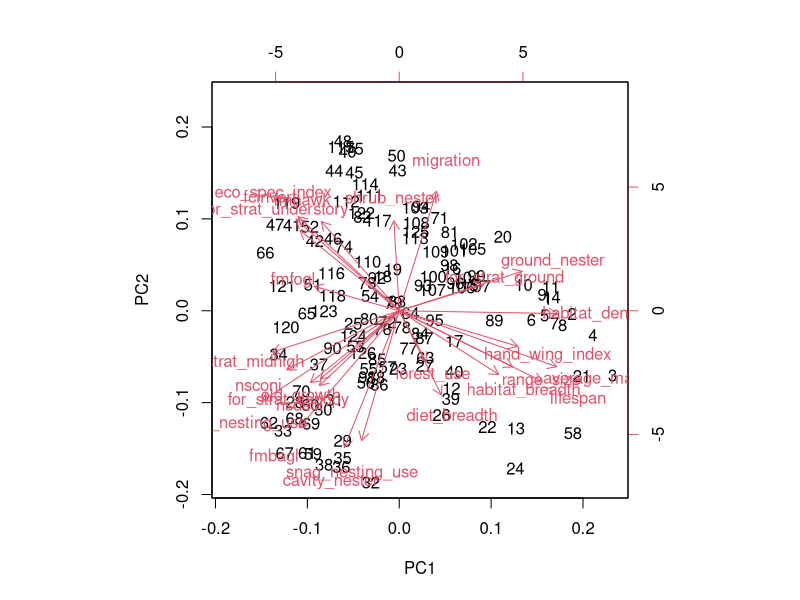
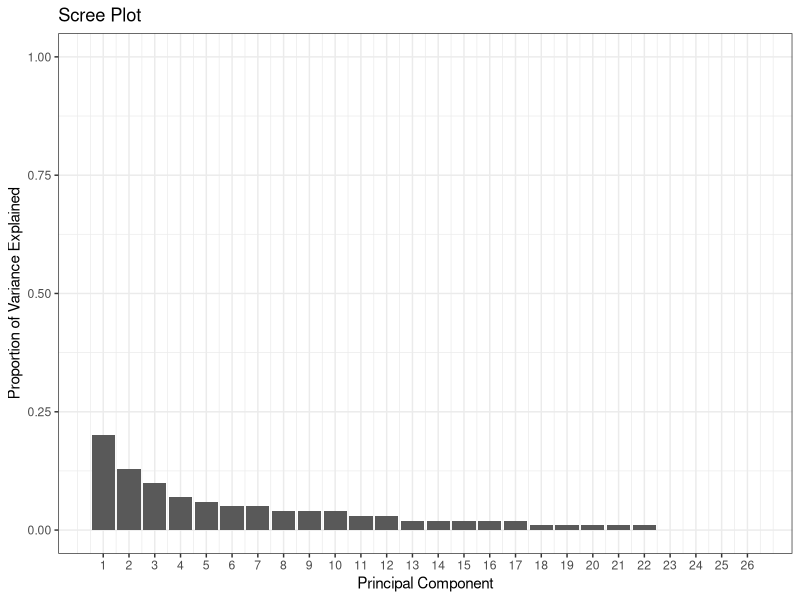
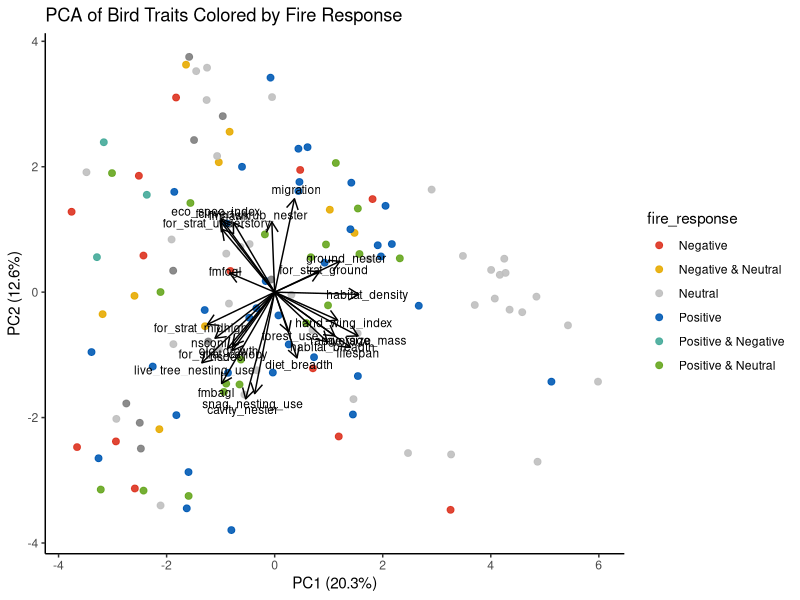
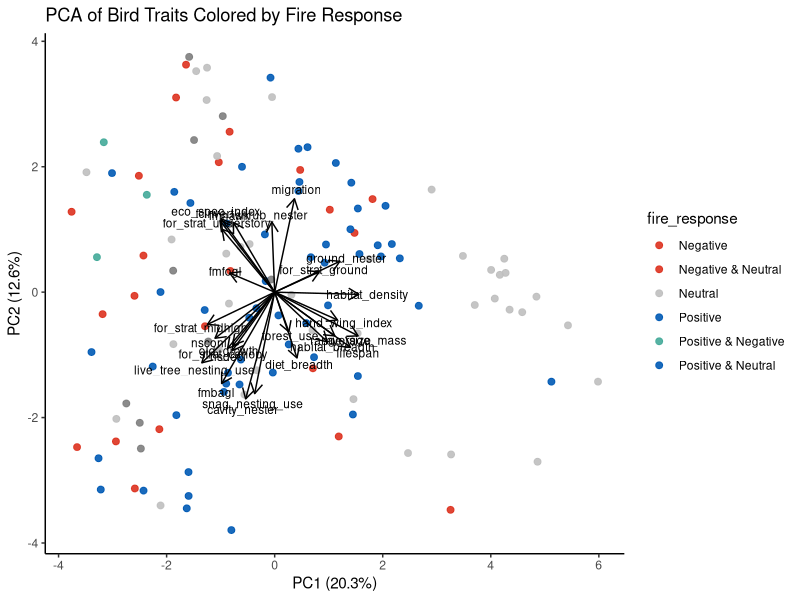
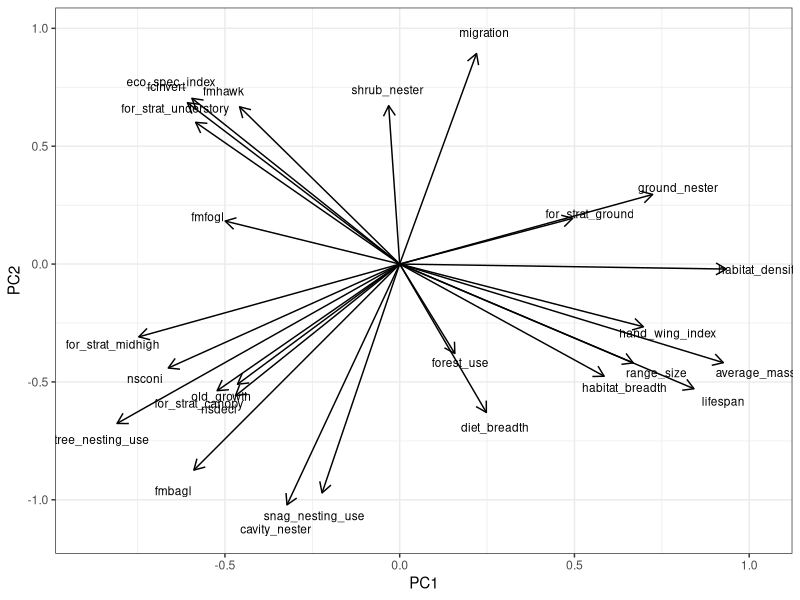
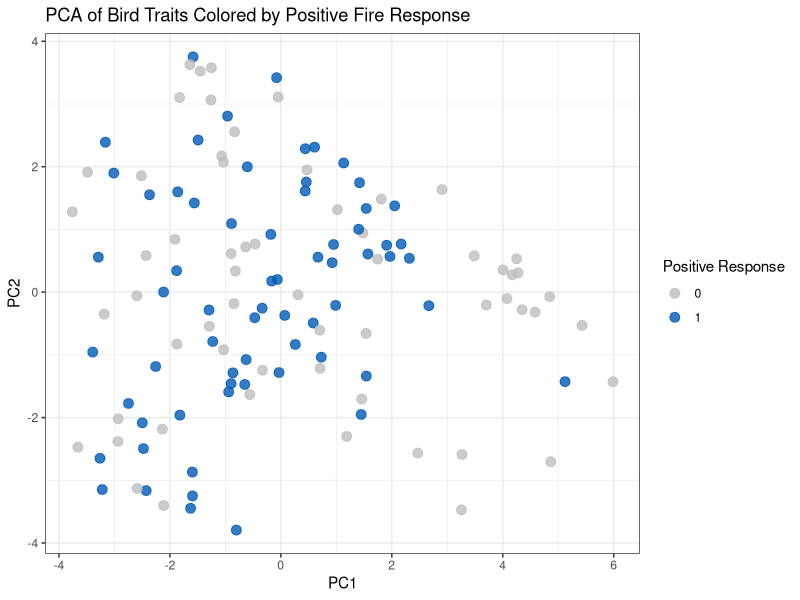
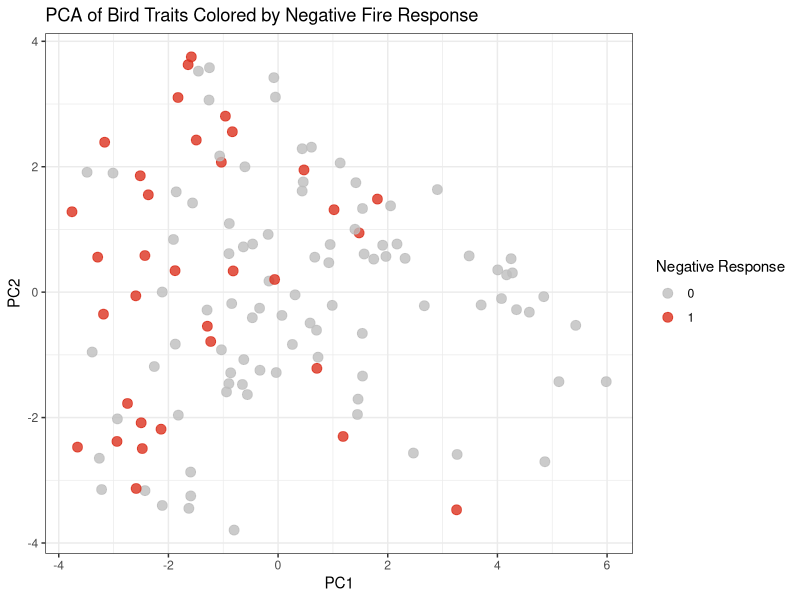
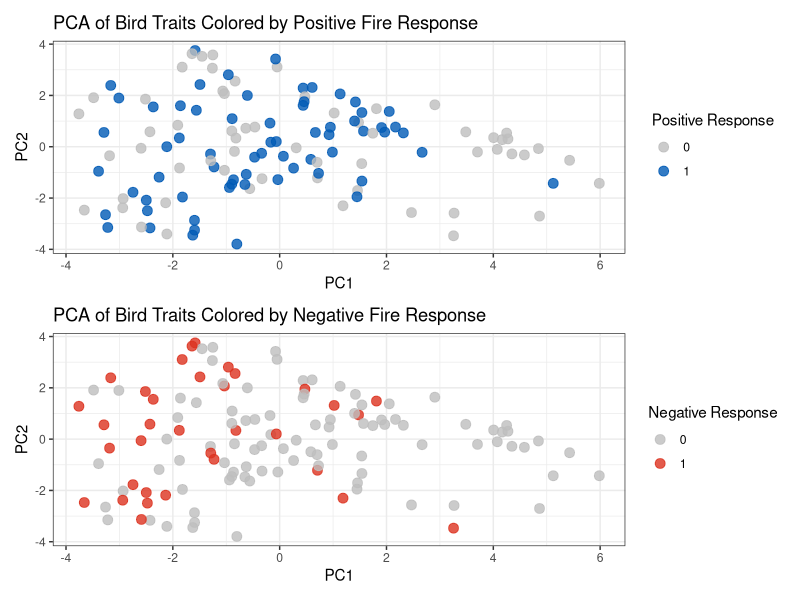

Write the R code that produced these figures, in order.
## ---- chunk 1
library(here)
library(tidyverse)
library(patchwork)
## ---- chunk 2
traits <- read.csv(here("Data", "cleaned", "BC_bird_traits.csv"))
traits$habitat_density[traits$habitat_density == "dense"] <- 1
traits$habitat_density[traits$habitat_density == "semiopen"] <- 2
traits$habitat_density[traits$habitat_density == "open"] <- 3
traits <- traits %>% 
   mutate(cavity_nester = ifelse(nest_category == "cavity", 1, 0),
          ground_nester = ifelse(most_common_nesting_location == "ground", 1, 0),
          shrub_nester = ifelse(most_common_nesting_location == "shrub", 1, 0)) %>%
    mutate(habitat_density = as.numeric(habitat_density)) 


##
positive_short <- c("Acorn Woodpecker", "American Kestrel", "American Robin", "American Three-toed Woodpecker", "Black-backed Woodpecker", "Black-capped Chickadee", "Black-throated Gray Warbler", "Brewer's Blackbird", "Brewer's Sparrow", "Brown Creeper", "Canada Jay", "Cassin's Finch", "Cedar Waxwing", "Chestnut-sided Warbler", "Chipping Sparrow", "Connecticut Warbler", "Dark-eyed Junco", "Downy Woodpecker", "Dusky Flycatcher", "Eastern Bluebird", "Fox Sparrow", "Green-tailed Towhee", "Hairy Woodpecker", "Hermit Thrush", "Hermit Warbler", "Northern House Wren", "Lazuli Bunting", "Least Flycatcher", "Lewis's Woodpecker", "Lincoln's Sparrow", "MacGillivray's Warbler", "Mountain Bluebird", "Mountain Chickadee", "Mountain Quail", "Nashville Warbler", "Northern Flicker", "Northern Pygmy-Owl", "Olive-sided Flycatcher", "Pine Siskin", "Redpoll", "Red-breasted Nuthatch", "Red-winged Blackbird", "Rock Wren", "Rufous Hummingbird", "Savannah Sparrow", "Say's Phoebe", "Song Sparrow", "Spotted Towhee", "Steller's Jay", "Tennessee Warbler", "Townsend's Solitaire","Tree Swallow", "Turkey Vulture", "Veery", "Warbling Vireo", "Western Bluebird", "Western Screech-Owl", "Western Tanager", "Western Wood-Pewee", "White-breasted Nuthatch", "White-crowned Sparrow", "White-headed Woodpecker", "White-throated Sparrow", "Winter Wren", "Yellow-bellied Sapsucker", "Yellow-rumped Warbler")
missing_names <- positive_short[!(positive_short %in% traits$common_name)] #do all these names appear in the BC list?

negative_short <- c("Alder Flycatcher", "Barred Owl", "Black-headed Grosbeak", "Black-throated Gray Warbler", "Blue-headed Vireo", "Boreal Chickadee", "Brown Creeper", "Cassin's Vireo", "Chestnut-backed Chickadee", "Common Yellowthroat", "Dusky Flycatcher", "Golden-crowned Kinglet", "Great Horned Owl", "Hermit Thrush", "Hermit Warbler", "MacGillivray's Warbler", "Mountain Chickadee", "Nashville Warbler", "Northern Saw-whet Owl", "Northern Waterthrush", "Orange-crowned Warbler", "Ovenbird", "Pygmy Nuthatch", "Red-breasted Nuthatch", "Red-eyed Vireo", "Red-naped Sapsucker", "Ruby-crowned Kinglet", "Ruffed Grouse", "Ruby-crowned Kinglet", "Swainson's Thrush", "Swamp Sparrow", "Townsend's Warbler", "Warbling Vireo", "Western Wood-Pewee", "Yellow-rumped Warbler")
missing_names <- negative_short[!(negative_short %in% traits$common_name)] #do all these names appear in the BC list?

null_short <- c("American Goldfinch", "American Robin", "American Wigeon", "Black-capped Chickadee", "Black-headed Grosbeak", "Bufflehead", "Brown Creeper", "Brown-headed Cowbird", "Calliope Hummingbird", "Canvasback", "Cassin's Finch", "Cedar Waxwing", "Chipping Sparrow", "Clark's Nutcracker", "Common Merganser", "Common Raven", "Common Yellowthroat", "Dark-eyed Junco", "Downy Woodpecker", "Dusky Flycatcher", "Eastern Phoebe", "Evening Grosbeak", "Fox Sparrow",  "Greater Scaup", "Green-winged Teal", "Hammond's Flycatcher", "Hermit Thrush", "House Finch", "Lesser Scaup", "Lincoln's Sparrow", "MacGillivray's Warbler", "Mallard", "Marsh Wren", "Mountain Chickadee", "Mourning Dove", "Nashville Warbler", "Northern Pintail", "Northern Shoveler", "Northern Waterthrush", "Olive-sided Flycatcher", "Orange-crowned Warbler", "Pacific Wren", "Pine Grosbeak", "Pine Siskin", "Pileated Woodpecker", "Red Crossbill", "Red-breasted Merganser", "Red-breasted Nuthatch", "Red-naped Sapsucker", "Red-tailed Hawk", "Ring-necked Duck", "Rock Wren", "Ruby-crowned Kinglet", "Ruffed Grouse", "Rufous Hummingbird", "Song Sparrow", "Spotted Sandpiper", "Steller's Jay", "Surf Scoter", "Swainson's Thrush", "Townsend's Warbler", "Varied Thrush", "Violet-green Swallow", "Warbling Vireo", "Western Tanager", "White-breasted Nuthatch", "White-crowned Sparrow", "White-winged Scoter", "Willow Flycatcher", "Wilson's Warbler", "Williamson's Sapsucker", "Winter Wren", "Yellow Warbler", "Yellow-bellied Flycatcher", "Yellow-rumped Warbler")
missing_names <- null_short[!(null_short %in% traits$common_name)] #do all these names appear in the BC list?

traits$positive_short <- ifelse(traits$common_name %in% positive_short, 1, NA)
traits$negative_short <- ifelse(traits$common_name %in% negative_short, 1, NA)
traits$null_short <- ifelse(traits$common_name %in% null_short, 1, NA)


traits <- traits %>%
    filter(!if_all(c(positive_short, negative_short, null_short), is.na)) %>% 
    mutate(across(c(positive_short, negative_short, null_short), ~replace_na(.x, 0)))
## ---- chunk 3
trait.pca <- traits %>% select(common_name, where(is.numeric), -elevational_range,-positive_short, -negative_short, -null_short, -nest_tree_use, -kipps_distance, -repro_age, -clutches_per_year)

# trait_list <- trait.pca 
# trait_list <- trait_list[1, ]
# write.csv(trait_list, here("Data", "cleaned", "traits.for.pca.csv"), row.names = FALSE)


pca_result <- prcomp(trait.pca[,-1], scale = T) #scale the variables!
##
pca_result$rotation
pca_result$x

biplot(pca_result)

pca_loadings <- as.data.frame(pca_result$rotation) %>% select(1:10)

summary(pca_result)
VE <- pca_result$sdev^2
PVE <- VE / sum(VE)
PVE <- round(PVE, 2)

pve_df <- data.frame(
  PC = 1:length(PVE),
  PVE = PVE
)

(scree <- ggplot(pve_df, aes(x = PC, y = PVE)) +
  geom_col() +
  xlab("Principal Component") +
  ylab("Proportion of Variance Explained") +
  ggtitle("Scree Plot") +
  ylim(0, 1) +
    theme_bw()+
  scale_x_continuous(breaks = 1:length(PVE)))
ggsave(here("Figures", "PCA", "scree plot.short.png"), plot = scree, width = 8, height =8)


##
pca_df <- as.data.frame(pca_result$x) %>%
  bind_cols(traits %>% select(common_name, positive_short, negative_short, null_short))
pca_df <- pca_df %>%
  mutate(fire_response = case_when(
    positive_short == 1 & negative_short == 0 & null_short == 0 ~ "Positive",
    positive_short == 0 & negative_short == 1 & null_short == 0 ~ "Negative",
    positive_short == 0 & negative_short == 0 & null_short == 1 ~ "Neutral",
    positive_short == 1 & negative_short == 1 & null_short == 0 ~ "Positive & Negative",
    positive_short == 1 & null_short == 1 & negative_short == 0 ~ "Positive & Neutral",
    negative_short == 1 & null_short == 1 & positive_short == 0 ~ "Negative & Neutral",
    TRUE ~ "None"
  ))

loadings <- as.data.frame(pca_result$rotation)  # columns = PCs, rows = traits
loadings$trait <- rownames(loadings)

# Optional: scale arrows for visualization
arrow_multiplier <- 5  # adjust to make arrows visible
loadings <- loadings %>%
  mutate(PC1_arrow = PC1 * arrow_multiplier,
         PC2_arrow = PC2 * arrow_multiplier)


(f1 <- ggplot(pca_df, aes(PC1, PC2, color = fire_response)) +
  geom_point(size = 2, alpha = 0.9) +
  theme_classic() +
  labs(
    title = "PCA of Bird Traits Colored by Fire Response",
    x = paste0("PC1 (", round(summary(pca_result)$importance[2,1]*100, 1), "%)"),
    y = paste0("PC2 (", round(summary(pca_result)$importance[2,2]*100, 1), "%)")
  ) +
   geom_segment(data = loadings,
               aes(x = 0, y = 0, xend = PC1_arrow, yend = PC2_arrow),
               arrow = arrow(length = unit(0.3, "cm")),
               color = "black") +
  geom_text(data = loadings,
            aes(x = PC1_arrow * 1.1, y = PC2_arrow * 1.1, label = trait),
            color = "black", size = 3, hjust = 0.5, vjust = 0.5) +
  scale_color_manual(values = c(
    "Positive" = "#005AB5",
    "Negative" = "#DC3220",
    "Neutral" = "grey",
    "Positive & Negative" = "#44AA99",
    "Positive & Neutral" = "#66a61e",
    "Negative & Neutral" = "#e6ab02"
  )))
(f1.1 <- ggplot(pca_df, aes(PC1, PC2, color = fire_response)) +
  geom_point(size = 2, alpha = 0.9) +
  theme_classic() +
  labs(
    title = "PCA of Bird Traits Colored by Fire Response",
    x = paste0("PC1 (", round(summary(pca_result)$importance[2,1]*100, 1), "%)"),
    y = paste0("PC2 (", round(summary(pca_result)$importance[2,2]*100, 1), "%)")
  ) +
   geom_segment(data = loadings,
               aes(x = 0, y = 0, xend = PC1_arrow, yend = PC2_arrow),
               arrow = arrow(length = unit(0.3, "cm")),
               color = "black") +
  geom_text(data = loadings,
            aes(x = PC1_arrow * 1.1, y = PC2_arrow * 1.1, label = trait),
            color = "black", size = 3, hjust = 0.5, vjust = 0.5) +
  scale_color_manual(values = c(
    "Positive" = "#005AB5",
    "Negative" = "#DC3220",
    "Neutral" = "grey",
    "Positive & Negative" = "#44AA99",
    "Positive & Neutral" = "#005AB5",
    "Negative & Neutral" = "#DC3220"
  )))

# ggplot(pca_df, aes(x = PC1, y = PC2, group = common_name)) +
#       geom_point() + # Add points for individual data points
#       stat_ellipse(level = 0.95, type = "t") + # Add 95% confidence ellipses based on a t-distribution
#       labs(title = "PCA Plot with Confidence Ellipses",
#            x = "Principal Component 1",
#            y = "Principal Component 2") +
#       theme_minimal()
## ---- chunk 4
arrow_multiplier <- 3
loadings <- loadings %>%
  mutate(PC1_arrow = PC1 * arrow_multiplier,
         PC2_arrow = PC2 * arrow_multiplier)

# Plot
(f2 <- ggplot() +
  geom_segment(data = loadings,
               aes(x = 0, y = 0, xend = PC1_arrow, yend = PC2_arrow),
               arrow = arrow(length = unit(0.3, "cm")),
               color = "black") +
  geom_text(data = loadings,
            aes(x = PC1_arrow * 1.1, y = PC2_arrow * 1.1, label = trait),
            color = "black", size = 3) +
  theme_bw() +
  labs(x = "PC1", y = "PC2"))
ggsave(here("Figures", "PCA", "pca loadings.short.png"), plot = f2, width = 10, height =8)
## ---- chunk 5
pca_scores <- as.data.frame(pca_result$x)
pca_scores$common_name <- traits$common_name
pca_scores$positive <- traits$positive
pca_scores$negative <- traits$negative
pca_scores$null <- traits$null

# 3️⃣ ggplot biplot colored by positive
(f3 <- ggplot(pca_scores, aes(x = PC1, y = PC2, color = factor(positive))) +
  geom_point(size = 3, alpha = 0.8) +
  scale_color_manual(values = c("0" = "grey", "1" = "#005AB5")) +
  theme_bw() +
  labs(color = "Positive Response", x = "PC1", y = "PC2",
       title = "PCA of Bird Traits Colored by Positive Fire Response"))
(f4 <- ggplot(pca_scores, aes(x = PC1, y = PC2, color = factor(negative))) +
  geom_point(size = 3, alpha = 0.8) +
  scale_color_manual(values = c("0" = "grey", "1" = "#DC3220")) +
  theme_bw() +
  labs(color = "Negative Response", x = "PC1", y = "PC2",
       title = "PCA of Bird Traits Colored by Negative Fire Response"))

(pos.neg <- f3/f4)
ggsave(here("Figures", "PCA", "pca by response.png"), plot = pos.neg, width = 8, height =10)


##
(f5 <- ggplot(pca_scores, aes(x = PC1, y = PC2, color = factor(positive))) +
  geom_point(size = 3, alpha = 0.8) +
  scale_color_manual(values = c("0" = "grey", "1" = "#005AB5")) +
  theme_bw() +
  geom_text(aes(label = common_name), size = 3) +
  labs(color = "Positive Response", x = "PC1", y = "PC2",
       title = "PCA of Bird Traits Colored by Positive Fire Response"))
(f6 <- ggplot(pca_scores, aes(x = PC1, y = PC2, color = factor(negative))) +
  geom_point(size = 3, alpha = 0.8) +
  scale_color_manual(values = c("0" = "grey", "1" = "#DC3220")) +
    geom_text(aes(label = common_name), size = 3) +
  theme_bw() +
  labs(color = "Negative Response", x = "PC1", y = "PC2",
       title = "PCA of Bird Traits Colored by Negative Fire Response"))

(pos.neg.spp.names <- f5/f6)
ggsave(here("Figures", "PCA", "pca by response spp names.short.png"), plot = pos.neg.spp.names, width = 20, height =20, dpi = 300)

## ---- chunk 6
# Extract loadings
loadings <- as.data.frame(pca_result$rotation)

# Add trait names as a column
loadings$trait <- rownames(loadings)

loadings_long <- loadings %>%
  pivot_longer(cols = starts_with("PC"), 
               names_to = "PC", 
               values_to = "loading") %>%
  filter(PC %in% paste0("PC", 1:5))   # keep only PCs 1-5

(loadings.bar <- ggplot(loadings_long, aes(x = trait, y = loading, fill = PC)) +
  geom_col(position = "dodge") +   # side-by-side bars per PC
  coord_flip() +                   # horizontal bars
  labs(x = "Trait", y = "Loading", 
       title = "PCA Loadings per Trait") +
  theme_bw(base_size = 14) +
  scale_fill_brewer(palette = "Set2")+facet_wrap(~PC)+
    theme(legend.position = "none"))

ggsave(here("Figures", "PCA", "loadings bar plot.short.png"), plot = loadings.bar, width = 15, height =15, dpi = 300)

## ---- chunk 7
bc <- traits %>% select(common_name, where(is.numeric), -elevational_range, -nest_tree_use, -kipps_distance, -repro_age, -clutches_per_year, -null_short, -negative_short, -positive_short) %>% 
  # mutate(null = NA,
  #        positive = NA,
  #        negative = NA) %>% 
  filter(if_all(1:22, ~ !is.na(.)))

#plotting all spp on this pca:
bc_scaled <- scale(bc[,-1],
                    center = (pca_result$center),
                    scale = (pca_result$scale))

bc_scores <- as.data.frame(as.matrix(bc_scaled) %*% pca_result$rotation)

## ---- chunk 8

bc_scores$common_name <- bc$common_name
pca_scores <- pca_scores %>%
  mutate(fire_response = case_when(
    positive == 1 & negative == 1 ~ "mixed",
    positive == 1 & negative == 0 ~ "positive",
    negative == 1 & positive == 0 ~ "negative",
    TRUE ~ "neutral"
  ))
centers <- data.frame(
  group = c("positive", "mixed", "negative", "neutral"),
  PC1 = c(
    mean(pca_scores$PC1[pca_scores$positive == 1 & pca_scores$negative != 1], na.rm = TRUE),
    mean(pca_scores$PC1[pca_scores$positive == 1 & pca_scores$negative == 1], na.rm = TRUE),
    mean(pca_scores$PC1[pca_scores$negative == 1 & pca_scores$positive != 1], na.rm = TRUE),
    mean(pca_scores$PC1[pca_scores$null == 1 & pca_scores$positive == 0 & pca_scores$negative == 0], na.rm = TRUE)),
  PC2 = c(
    mean(pca_scores$PC2[pca_scores$positive == 1 & pca_scores$negative != 1], na.rm = TRUE),
    mean(pca_scores$PC2[pca_scores$positive == 1 & pca_scores$negative == 1], na.rm = TRUE),
    mean(pca_scores$PC2[pca_scores$negative == 1 & pca_scores$positive != 1], na.rm = TRUE),
    mean(pca_scores$PC2[pca_scores$null == 1 & pca_scores$positive == 0 & pca_scores$negative == 0], na.rm = TRUE)
  )
)
# Basic PCA scatterplot
(all <- ggplot(bc_scores, aes(x = PC1, y = PC2)) +  # V1 and V2 are PC1 and PC2
  geom_point(size = 3, alpha = 0.7) +
  labs(x = "PC1", y = "PC2", title = "All BC Birds Plotted on PCA Axes") +
  theme_bw())
ggsave(here("Figures", "PCA", "all spp.short.png"), plot = all, width = 15, height =15, dpi = 300)


# Original PCA points
orig_df <- pca_scores
orig_df$type <- "PCA"


# New projected points
new_df <- bc_scores
new_df$common_name <- bc$common_name[complete.cases(bc)]

# Combine
plot_df <- left_join(new_df,orig_df)

# Overlay plot
(p1 <- ggplot(orig_df, aes(x = PC1, y = PC2)) +
    geom_point(data = new_df, aes( x = PC1, y = PC2), shape = 1, color = "grey", alpha = 0.85, size = 2)+
  geom_point(aes(color = factor(positive)), size = 2.5, alpha = 0.8) +
  scale_color_manual(values = c("0" = "grey50", "1" = "#005AB5")) +
  theme_bw() +
  labs(x = "PC1", y = "PC2", color = "Positive Response", shape = "Point Type"))

(n1 <- ggplot(orig_df, aes(x = PC1, y = PC2)) +
    geom_point(data = new_df, aes( x = PC1, y = PC2), shape = 1, color = "grey", alpha = 0.85, size = 2)+
  geom_point(aes(color = factor(negative)), size = 2.5, alpha = 0.8) +
  scale_color_manual(values = c("0" = "grey50", "1" = "#D55E00")) +
  theme_bw() +
  labs(x = "PC1", y = "PC2", color = "Negative Response", shape = "Point Type"))

orig_df <- orig_df %>% 
  mutate(
    mixed = rowSums(data.frame(positive, negative), na.rm = TRUE),
    mixed = ifelse(mixed == 2|mixed == 3, 1, 0))

(m1 <- ggplot(orig_df, aes(x = PC1, y = PC2)) +
    geom_point(data = new_df, aes( x = PC1, y = PC2), shape = 1, color = "grey", alpha = 0.85, size = 2)+
  geom_point(aes(color = factor(mixed)), size = 2.5, alpha = 0.8) +
  scale_color_manual(values = c("0" = "grey50", "1" = "darkmagenta")) +
  theme_bw() +
  labs(x = "PC1", y = "PC2", color = "Mixed Response", shape = "Point Type"))

(pcas <- p1/n1/m1 + plot_annotation(tag_levels = 'A')
)
ggsave(here("Figures", "PCA", "PCA_all response patchwork.short.png"), plot = pcas, width = 8, height =12, dpi = 300)


(with.mix <- ggplot(pca_scores) +
  geom_point(data = new_df, aes( x = PC1, y = PC2), shape = 1, color = "grey", alpha = 0.85, size = 2)+
  geom_point(aes(PC1, PC2), color = "grey80") +
  geom_point(data = subset(pca_scores, positive == 1),
             aes(PC1, PC2), color = "#0072B2", size = 3, alpha = 0.8) +
  geom_point(data = subset(pca_scores, negative == 1),
             aes(PC1, PC2), color = "#D55E00", size = 3, alpha = 0.8) +
  geom_point(data = subset(pca_scores, negative == 1& positive == 1),
             aes(PC1, PC2), color = "darkmagenta", size = 3, alpha = 0.8)+
  geom_point(data = centers, aes(PC1, PC2), size = 5, color = "white", shape = 16) +
  geom_point(data = centers, aes(PC1, PC2, color = group), size = 7, shape = 8) +
  scale_color_manual(values = c("darkmagenta", "#D55E00","grey80","#0072B2")) +
  theme_bw() +
  theme(legend.position="bottom")+
  labs(color = "Fire Response",
       title = ""))
ggsave(here("Figures", "PCA", "PCA_centers.short.png"), plot = with.mix, width = 8, height =8, dpi = 300)

# t.test(
#   pca_scores$PC1[pca_scores$positive == 1&pca_scores$negative != 1],
#   pca_scores$PC1[pca_scores$negative == 1&pca_scores$positive != 1]
# )
# 
# # PC2
# t.test(
#   pca_scores$PC2[pca_scores$positive == 1&pca_scores$negative != 1],
#   pca_scores$PC2[pca_scores$negative == 1&pca_scores$positive != 1]
# )

anova_pc1 <- aov(PC1 ~ fire_response, data = pca_scores)
summary(anova_pc1)

# Post-hoc (Tukey) test for pairwise comparisons
TukeyHSD(anova_pc1)

anova_pc2 <- aov(PC2~ fire_response, data = pca_scores)
summary(anova_pc2)

# Post-hoc (Tukey) test for pairwise comparisons
TukeyHSD(anova_pc2)

#p < 0.05 → The positive and negative 1’s occupy significantly different mean positions along that PC.
#p ≥ 0.05 → No significant difference.
arrow_multiplier <- 5  # adjust to make arrows visible
loadings <- loadings %>%
  mutate(PC1_arrow = PC1 * arrow_multiplier,
         PC2_arrow = PC2 * arrow_multiplier)
(f2 <- ggplot() +
  geom_segment(data = loadings,
               aes(x = 0, y = 0, xend = PC1_arrow, yend = PC2_arrow),
               arrow = arrow(length = unit(0.3, "cm")),
               color = "black") +
  geom_text(data = loadings,
            aes(x = PC1_arrow * 1.1, y = PC2_arrow * 1.1, label = trait),
            color = "black", size = 3) +
  geom_point(data = centers, aes(PC1, PC2, color = group), size = 6, shape = 8) +
  theme_bw() +
  scale_color_manual(values = c("darkmagenta", "#D55E00","grey80","#0072B2")) +
  labs(x = "PC1", y = "PC2"))

(short <- with.mix+f2
)
ggsave(here("Figures", "PCA", "PCA_end fig short.png"), plot = short, width = 18, height =8, dpi = 300)
